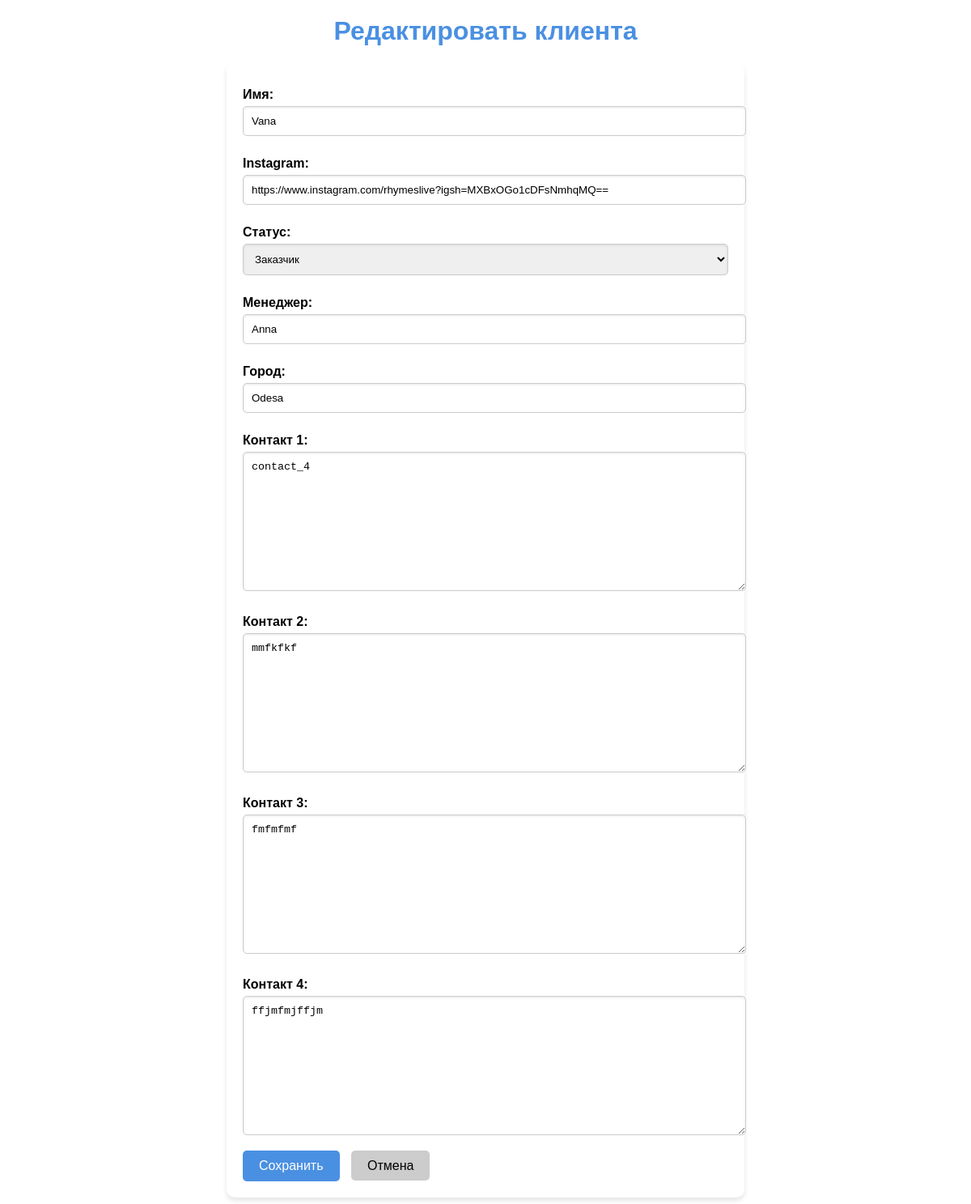
Before: /clients/2/edit/ (signed in) with the older database file.
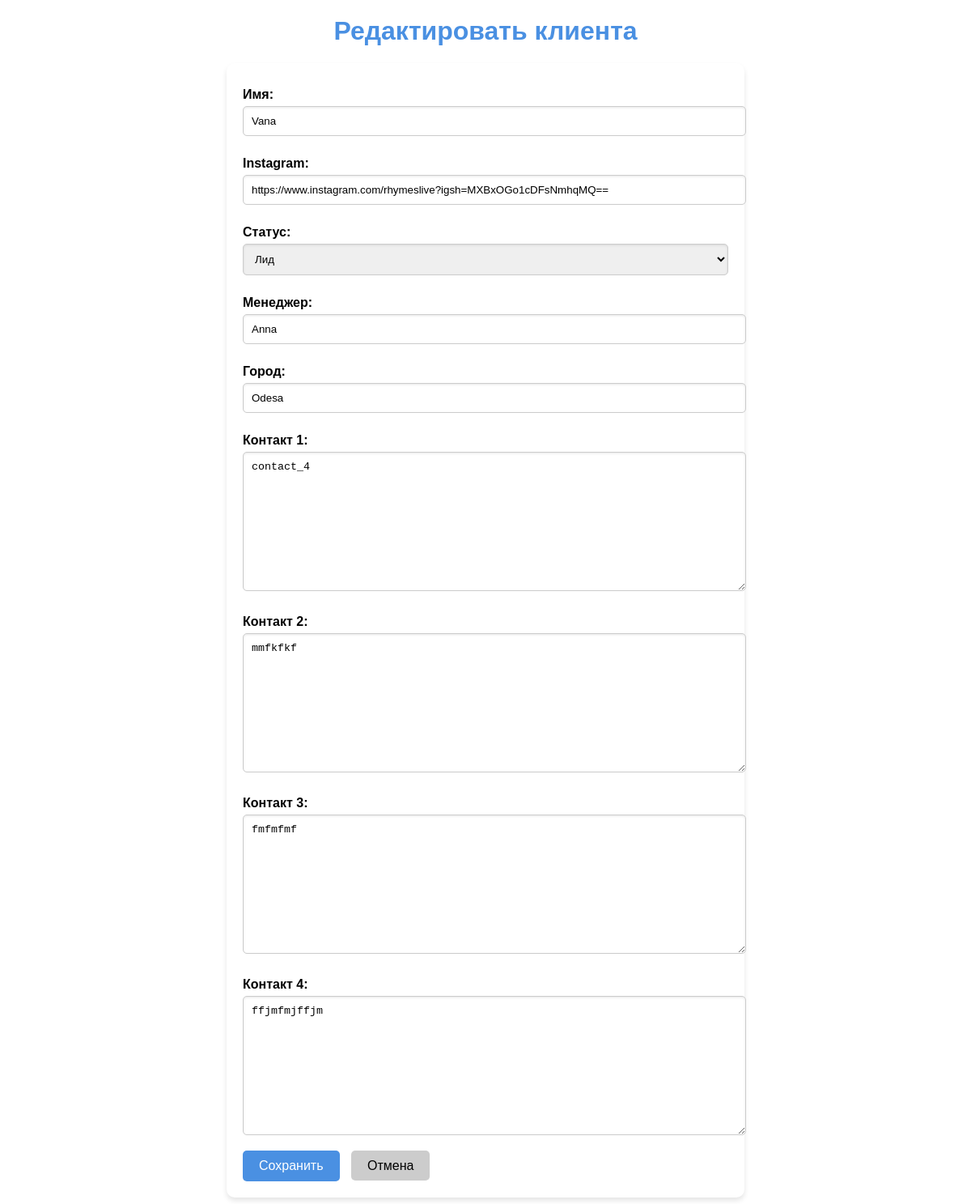
After: the same page with the newer database file.
### clients/models.py (models this page shows, shortened)
class Client(models.Model):
    STATUS_CHOICES = [
        ('lead', 'Лид'),
        ('client', 'Клиент'),
        ('customer', 'Заказчик'),
    ]
    lead_number = models.AutoField(primary_key=True)  # Автоматическая нумерация лидов
    name = models.CharField(max_length=255)
    instagram_link = models.URLField(blank=True, null=True)
    status = models.CharField(max_length=50, choices=STATUS_CHOICES, default='lead')
    manager = models.CharField(max_length=255)
    city = models.CharField(max_length=100)
    notes = models.TextField(blank=True, null=True)
    contact_1 = models.TextField(blank=True, null=True)
    contact_2 = models.TextField(blank=True, null=True)
    contact_3 = models.TextField(blank=True, null=True)
    contact_4 = models.TextField(blank=True, null=True)
    created_at = models.DateTimeField(auto_now_add=True)
    updated_at = models.DateTimeField(auto_now=True)

### clients/views.py (the view)
# urls.py: path('<int:pk>/edit/', views.client_edit, name='client_edit'), # Редактировать клиента
@login_required
def client_edit(request, pk):
    client = get_object_or_404(Client, pk=pk)
    if request.method == "POST":
        form = ClientForm(request.POST, instance=client)
        if form.is_valid():
            form.save()
            return redirect('client_list')
    else:
        form = ClientForm(instance=client)
    return render(request, 'clients/client_form.html', {'form': form})

### clients/forms.py
class ClientForm(forms.ModelForm):
    class Meta:
        model = Client
        fields = [
            'name', 'instagram_link', 'status', 'manager', 'city',
            'contact_1', 'contact_2', 'contact_3', 'contact_4'
        ]
        labels = {
            'name': "Ім'я клієнта",
            'instagram_link': "Посилання Instagram",
            'status': "Статус",
            'manager': "Менеджер",
            'city': "Місто",
            'contact_1': "Контакт 1",
            'contact_2': "Контакт 2",
            'contact_3': "Контакт 3",
            'contact_4': "Контакт 4",
        }
        widgets = {
            'instagram_link': forms.URLInput(attrs={'placeholder': 'https://instagram.com/...'}),
        }

### clients/templates/clients/client_form.html (shortened to what this page needs)
{% load static %}
<!DOCTYPE html>
<html lang="en">
<head>
    <link rel="stylesheet" href="{% static 'css/clientform.css' %}">
</head>
<body>
    <h1>{% if form.instance.pk %}Редактировать клиента{% else %}Добавить клиента{% endif %}</h1>
    <form method="POST" class="client-form" id="client-form">
        <label for="id_name">Имя:</label>
        {{ form.name }}
        <label for="id_instagram_link">Instagram:</label>
        <input type="url" id="id_instagram_link" name="instagram_link" required value="{{ form.instance.instagram_link }}" oninput="checkDuplicate()">
        <label for="id_status">Статус:</label>
        {{ form.status }}
        <label for="id_manager">Менеджер:</label>
        {{ form.manager }}
        <label for="id_city">Город:</label>
        {{ form.city }}
        <label for="id_contact_1">Контакт 1:</label>
        {{ form.contact_1 }}
        <label for="id_contact_2">Контакт 2:</label>
        {{ form.contact_2 }}
        <label for="id_contact_3">Контакт 3:</label>
        {{ form.contact_3 }}
        <label for="id_contact_4">Контакт 4:</label>
        {{ form.contact_4 }}
        <button type="submit" class="btn-save">Сохранить</button>
        <a href="{% url 'client_list' %}" class="btn-cancel">Отмена</a>
    </form>
</body>
</html>

Changed rows visible on the page:
changed Client "Vana": status "Заказчик" → "Лид"
